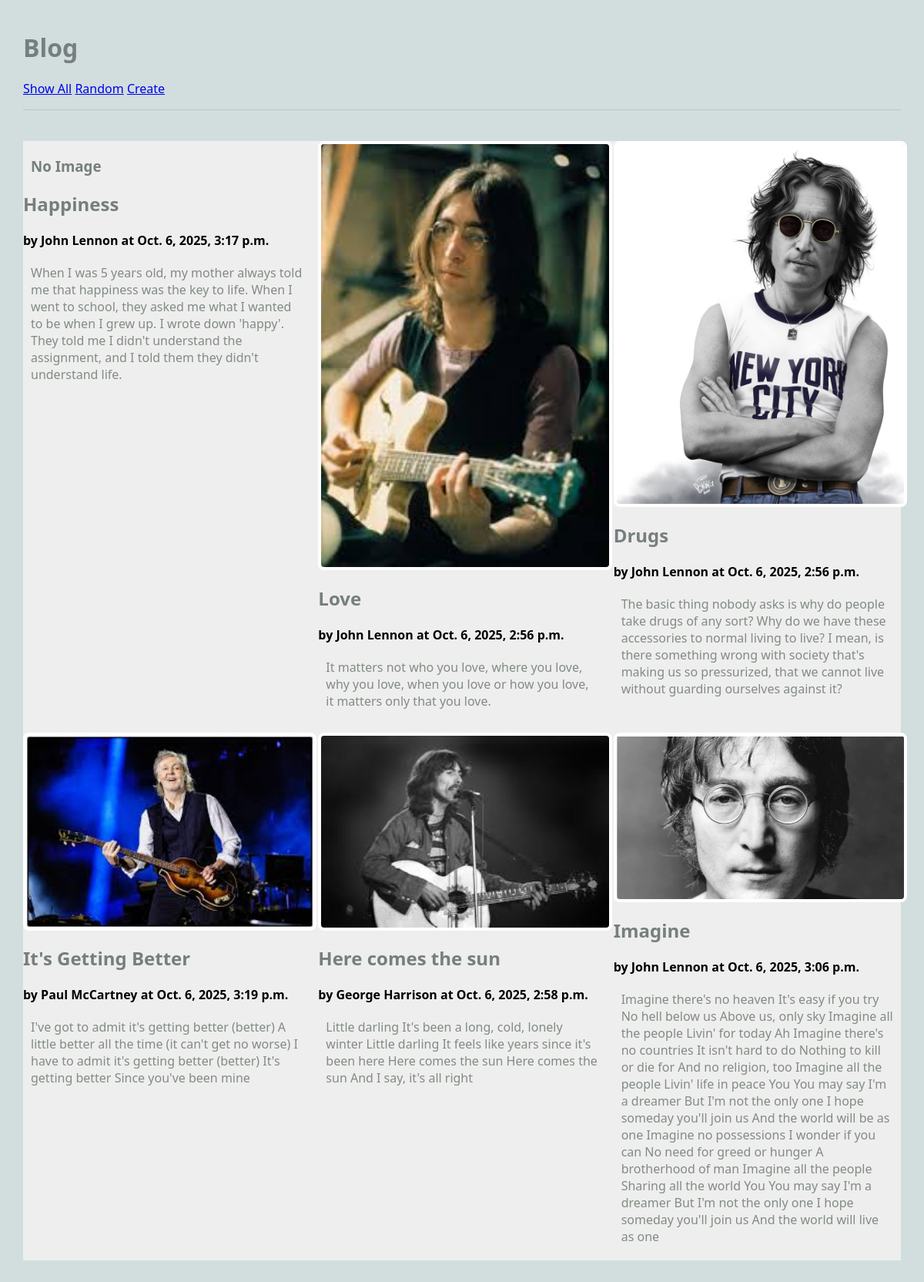
/blog/show_all, run on the app's committed database.
### blog/models.py (models this page shows, shortened)
class Article(models.Model):
    title = models.TextField(blank=False)
    author = models.TextField(blank=False)
    text = models.TextField(blank=False)
    published = models.DateTimeField(auto_now=True)
    image_file = models.ImageField(blank=True)

### blog/views.py (the view)
# urls.py: path('show_all', ShowAllView.as_view(), name='blog/show_all'),
class ShowAllView(ListView):
    model = Article # retrieve objects of type Article from the database
    template_name = 'blog/show_all.html'
    context_object_name = 'articles'

### blog/templates/blog/show_all.html (shortened to what this page needs)
 {% extends 'blog/base.html' %}
{% block content %}
<main class="grid-container">
    {% for a in articles %}
    <article>
        {% if a.image_file %}
        <a href="{% url 'article' a.pk %}">
            <img src="{{a.image_file.url}}" alt="{{a.image_file.url}}">
        </a>
        {% else %}
        <h3>No Image</h3>
        {% endif %}
        <div>
            <h2>{{a.title}}</h2>
            <strong>by {{a.author}} at {{a.published}}</strong>
            <p>{{a.text}}</p>
        </div>
    </article>
    {% endfor %}
</main>
{% endblock %}

### static/styles-blog.css (style rules this page uses)
body { margin: 30px; background: #d1dedd; font-family:'Segoe UI', Tahoma, Geneva, Verdana, sans-serif; }
h1, h2, h3 { color: #767f7e; }
p { color: #828b82; }
.grid-container { background: #eee; max-width: 900px; display: grid; grid-template-columns: repeat(3, 1fr); grid-gap: 10px; max-width: 1200px; margin: 20px auto; }
article img, article.featured img { width: 100%; border: 4px solid #fff; border-radius: 8px; }
article p, article h3 { margin: 20px 10px; }

### data on the page
Article: image_file "No Image", title "Happiness", author "John Lennon", published "Oct. 6, 2025, 3:17 p.m.", text "When I was 5 years old, my mother always told me that happiness was the key to life. When I went to school, they asked me what I wanted to be when I grew up. I wrote down 'happy'. They told me I didn't understand the assignment, and I told them they didn't understand life."
Article: image_file (picture), title "Love", author "John Lennon", published "Oct. 6, 2025, 2:56 p.m.", text "It matters not who you love, where you love, why you love, when you love or how you love, it matters only that you love."
Article: image_file (picture), title "Drugs", author "John Lennon", published "Oct. 6, 2025, 2:56 p.m.", text "The basic thing nobody asks is why do people take drugs of any sort? Why do we have these accessories to normal living to live? I mean, is there something wrong with society that's making us so pressurized, that we cannot live without guarding ourselves against it?"
Article: image_file (picture), title "It's Getting Better", author "Paul McCartney", published "Oct. 6, 2025, 3:19 p.m.", text "I've got to admit it's getting better (better) A little better all the time (it can't get no worse) I have to admit it's getting better (better) It's getting better Since you've been mine"
Article: image_file (picture), title "Here comes the sun", author "George Harrison", published "Oct. 6, 2025, 2:58 p.m.", text "Little darling It's been a long, cold, lonely winter Little darling It feels like years since it's been here Here comes the sun Here comes the sun And I say, it's all right"
Article: image_file (picture), title "Imagine", author "John Lennon", published "Oct. 6, 2025, 3:06 p.m.", text "Imagine there's no heaven It's easy if you try No hell below us Above us, only sky Imagine all the people Livin' for today Ah Imagine there's no countries It isn't hard to do Nothing to kill or die for And no religion, too Imagine all the people Livin' life in peace You You may say I'm a dreamer But I'm not the only one I hope someday you'll join us And the world will be as one Imagine no possessions I wonder if you can No need for greed or hunger A brotherhood of man Imagine all the people Sharing all the world You You may say I'm a dreamer But I'm not the only one I hope someday you'll join us And the world will live as one"
